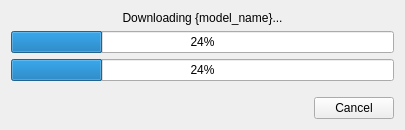
<?xml version="1.0" encoding="UTF-8"?>
<ui version="4.0">
 <class>Dialog</class>
 <widget class="QWidget" name="Dialog">
  <property name="geometry">
   <rect>
    <x>0</x>
    <y>0</y>
    <width>405</width>
    <height>130</height>
   </rect>
  </property>
  <property name="windowTitle">
   <string>Dialog</string>
  </property>
  <layout class="QVBoxLayout" name="verticalLayout">
   <item>
    <widget class="QLabel" name="text">
     <property name="text">
      <string>Downloading {model_name}...</string>
     </property>
     <property name="alignment">
      <set>Qt::AlignmentFlag::AlignCenter</set>
     </property>
    </widget>
   </item>
   <item>
    <widget class="QProgressBar" name="all_models_progress">
     <property name="value">
      <number>24</number>
     </property>
    </widget>
   </item>
   <item>
    <widget class="QProgressBar" name="model_progress">
     <property name="value">
      <number>24</number>
     </property>
    </widget>
   </item>
   <item>
    <spacer name="verticalSpacer">
     <property name="orientation">
      <enum>Qt::Orientation::Vertical</enum>
     </property>
     <property name="sizeHint" stdset="0">
      <size>
       <width>17</width>
       <height>7</height>
      </size>
     </property>
    </spacer>
   </item>
   <item>
    <layout class="QHBoxLayout" name="horizontalLayout_2">
     <item>
      <spacer name="horizontalSpacer">
       <property name="orientation">
        <enum>Qt::Orientation::Horizontal</enum>
       </property>
       <property name="sizeHint" stdset="0">
        <size>
         <width>41</width>
         <height>20</height>
        </size>
       </property>
      </spacer>
     </item>
     <item>
      <widget class="QPushButton" name="cancel">
       <property name="sizePolicy">
        <sizepolicy hsizetype="Fixed" vsizetype="Fixed">
         <horstretch>0</horstretch>
         <verstretch>0</verstretch>
        </sizepolicy>
       </property>
       <property name="text">
        <string>Cancel</string>
       </property>
      </widget>
     </item>
    </layout>
   </item>
  </layout>
 </widget>
 <resources/>
 <connections/>
</ui>
